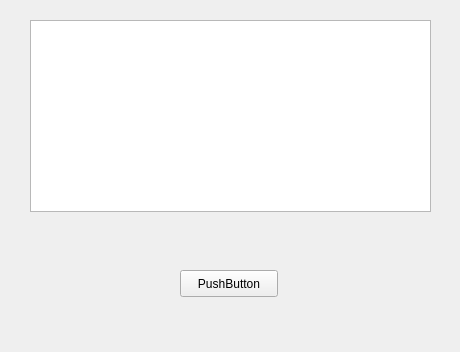
<?xml version="1.0" encoding="UTF-8"?>
<ui version="4.0">
 <class>Widget</class>
 <widget class="QWidget" name="Widget">
  <property name="geometry">
   <rect>
    <x>0</x>
    <y>0</y>
    <width>460</width>
    <height>352</height>
   </rect>
  </property>
  <property name="windowTitle">
   <string>Widget</string>
  </property>
  <widget class="QTextBrowser" name="textBrowser">
   <property name="geometry">
    <rect>
     <x>30</x>
     <y>20</y>
     <width>401</width>
     <height>192</height>
    </rect>
   </property>
  </widget>
  <widget class="QPushButton" name="pushButton">
   <property name="geometry">
    <rect>
     <x>180</x>
     <y>270</y>
     <width>98</width>
     <height>27</height>
    </rect>
   </property>
   <property name="text">
    <string>PushButton</string>
   </property>
  </widget>
 </widget>
 <layoutdefault spacing="6" margin="11"/>
 <resources/>
 <connections/>
</ui>
